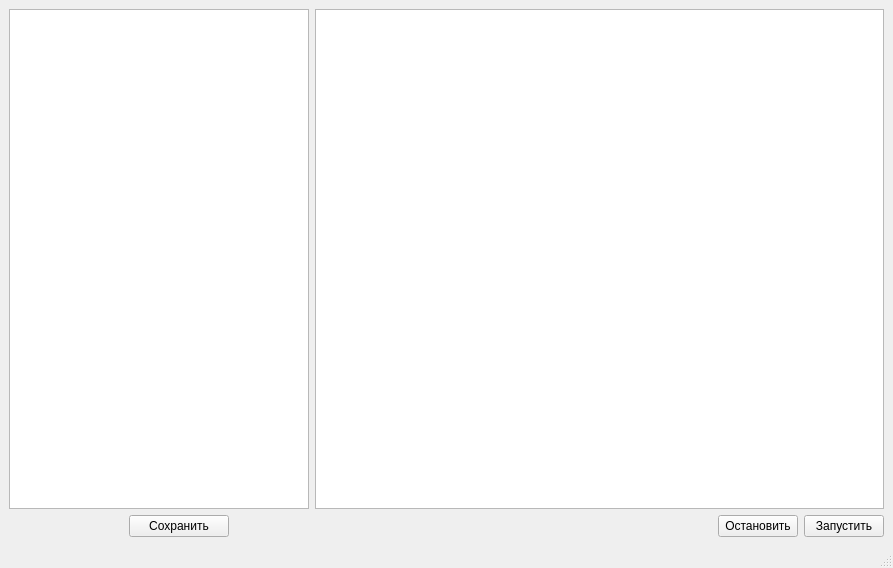
<?xml version="1.0" encoding="UTF-8"?>
<ui version="4.0">
 <class>ExtractorWindow</class>
 <widget class="QMainWindow" name="ExtractorWindow">
  <property name="geometry">
   <rect>
    <x>0</x>
    <y>0</y>
    <width>893</width>
    <height>568</height>
   </rect>
  </property>
  <property name="windowTitle">
   <string>Экстракция</string>
  </property>
  <widget class="QWidget" name="centralwidget">
   <layout class="QGridLayout" name="gridLayout">
    <item row="0" column="0">
     <layout class="QVBoxLayout" name="parametersLayout">
      <property name="sizeConstraint">
       <enum>QLayout::SetMinimumSize</enum>
      </property>
      <item>
       <widget class="QTableView" name="parametersTableView">
        <property name="maximumSize">
         <size>
          <width>300</width>
          <height>16777215</height>
         </size>
        </property>
        <attribute name="horizontalHeaderStretchLastSection">
         <bool>true</bool>
        </attribute>
       </widget>
      </item>
      <item>
       <layout class="QHBoxLayout" name="horizontalLayout_2">
        <item>
         <spacer name="horizontalSpacer_2">
          <property name="orientation">
           <enum>Qt::Horizontal</enum>
          </property>
          <property name="sizeType">
           <enum>QSizePolicy::Minimum</enum>
          </property>
          <property name="sizeHint" stdset="0">
           <size>
            <width>40</width>
            <height>20</height>
           </size>
          </property>
         </spacer>
        </item>
        <item>
         <widget class="QPushButton" name="saveParametersButton">
          <property name="sizePolicy">
           <sizepolicy hsizetype="Minimum" vsizetype="Fixed">
            <horstretch>0</horstretch>
            <verstretch>0</verstretch>
           </sizepolicy>
          </property>
          <property name="maximumSize">
           <size>
            <width>100</width>
            <height>16777215</height>
           </size>
          </property>
          <property name="text">
           <string>Сохранить</string>
          </property>
         </widget>
        </item>
       </layout>
      </item>
     </layout>
    </item>
    <item row="0" column="1">
     <layout class="QVBoxLayout" name="verticalLayout">
      <item>
       <widget class="QTextBrowser" name="extractionLogText">
        <property name="minimumSize">
         <size>
          <width>300</width>
          <height>0</height>
         </size>
        </property>
       </widget>
      </item>
      <item>
       <layout class="QHBoxLayout" name="horizontalLayout">
        <item>
         <spacer name="horizontalSpacer">
          <property name="orientation">
           <enum>Qt::Horizontal</enum>
          </property>
          <property name="sizeHint" stdset="0">
           <size>
            <width>40</width>
            <height>20</height>
           </size>
          </property>
         </spacer>
        </item>
        <item>
         <widget class="QPushButton" name="stopButton">
          <property name="text">
           <string>Остановить</string>
          </property>
         </widget>
        </item>
        <item>
         <widget class="QPushButton" name="runButton">
          <property name="text">
           <string>Запустить</string>
          </property>
         </widget>
        </item>
       </layout>
      </item>
     </layout>
    </item>
   </layout>
  </widget>
  <widget class="QMenuBar" name="menubar">
   <property name="geometry">
    <rect>
     <x>0</x>
     <y>0</y>
     <width>893</width>
     <height>22</height>
    </rect>
   </property>
  </widget>
  <widget class="QStatusBar" name="statusbar"/>
 </widget>
 <resources/>
 <connections/>
</ui>
